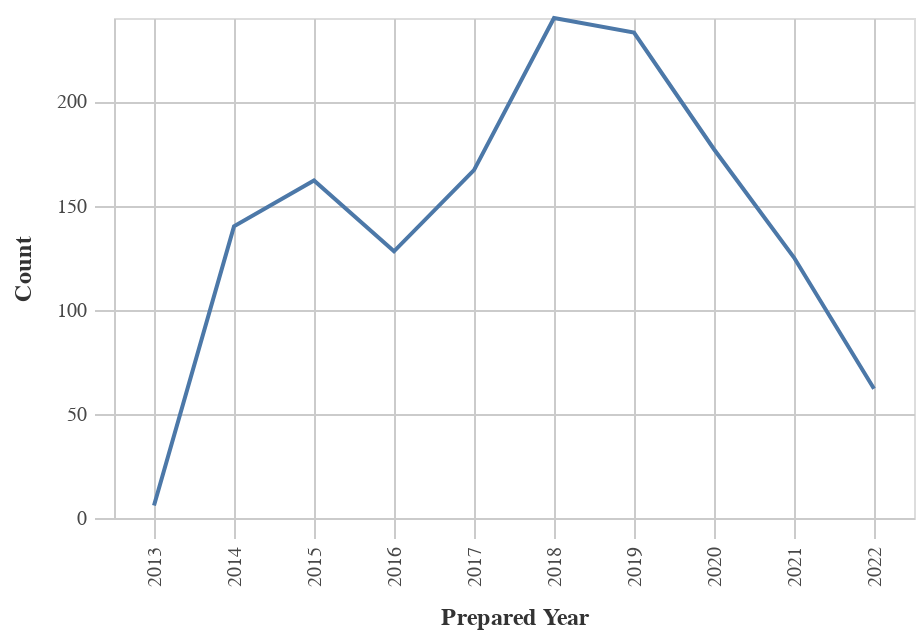

Here is the notebook cell this chart was saved with:
### Markdown cell above
### Number of Obligations by Year

### Code cell
#Line chart for Obligations by Year
chart_df = (df_top>>filter(_.variable=='prepared_y')).rename(columns= {"value":"Year"})
    
chart1= (_dla_utils.basic_line_chart_test_no_save(chart_df, 'Year', 'count', district)).encode(x=alt.X('Year:O', title='Prepared Year'))
display(chart1)

### Figure 1 — Vega-Lite specification as saved in the notebook (floating-point values rounded to 4 significant figures)
{"config": {"view": {"continuousWidth": 400, "continuousHeight": 300}, "axis": {"domainColor": "#cbcbcb", "grid": true, "gridColor": "#cbcbcb", "gridWidth": 1, "labelColor": "#474747", "labelFont": "Nunito Sans", "labelFontSize": 10, "labelPadding": 4, "tickColor": "#cbcbcb", "tickSize": 10, "titleColor": "#333", "titleFont": "Raleway", "titleFontSize": 12, "titlePadding": 10}, "axisBand": {"grid": false}, "background": "white", "font": "Raleway", "header": {"labelFont": "Nunito Sans", "titleFont": "Raleway"}, "legend": {"labelColor": "#333", "labelFont": "Nunito Sans", "labelFontSize": 11, "labelLimit": 0, "padding": 1, "symbolSize": 30, "symbolType": "square", "titleColor": "#333", "titleFont": "Raleway", "titleFontSize": 14, "titlePadding": 10}, "title": {"anchor": "middle", "font": "Raleway", "fontSize": 18, "fontWeight": 300, "offset": 20}}, "data": {"name": "data-1d2b068479622f8f269a490fe1b287db"}, "mark": "line", "encoding": {"tooltip": [{"field": "Year", "type": "quantitative"}, {"field": "count", "type": "quantitative"}], "x": {"field": "Year", "title": "Prepared Year", "type": "ordinal"}, "y": {"field": "count", "title": "Count", "type": "quantitative"}}, "height": 250, "width": 400, "$schema": "https://vega.github.io/schema/vega-lite/v4.17.0.json", "datasets": {"data-1d2b068479622f8f269a490fe1b287db": [{"Year": 2018.0, "count": 240, "variable": "prepared_y"}, {"Year": 2019.0, "count": 233, "variable": "prepared_y"}, {"Year": 2020.0, "count": 177, "variable": "prepared_y"}, {"Year": 2017.0, "count": 167, "variable": "prepared_y"}, {"Year": 2015.0, "count": 162, "variable": "prepared_y"}, {"Year": 2014.0, "count": 140, "variable": "prepared_y"}, {"Year": 2016.0, "count": 128, "variable": "prepared_y"}, {"Year": 2021.0, "count": 125, "variable": "prepared_y"}, {"Year": 2022.0, "count": 62, "variable": "prepared_y"}, {"Year": 2013.0, "count": 6, "variable": "prepared_y"}]}}
